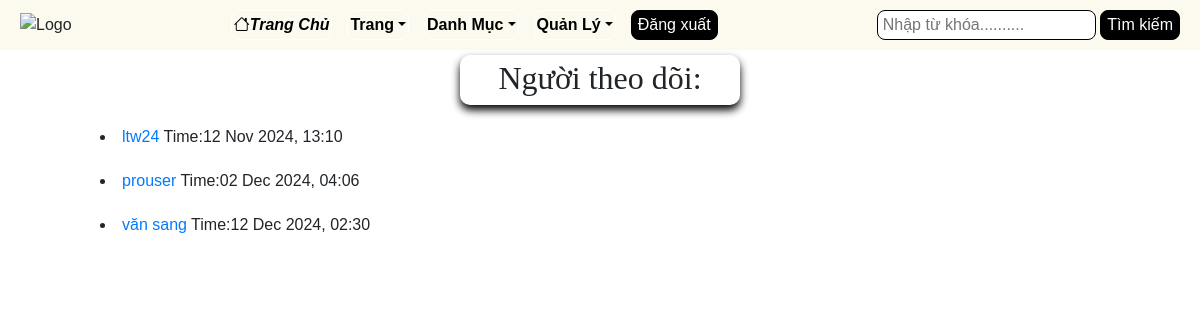
Page /follower_detail/3/ (signed in) on the committed database.
### api/models.py (models this page shows, shortened)
class Profile(models.Model):
    user = models.OneToOneField(User, on_delete=models.CASCADE)
    image = models.FileField(upload_to="image", default="default/default-user.jpg", null=True, blank=True)
    full_name = models.CharField(max_length=100, null=True, blank=True)
    bio = models.TextField(null=True, blank=True)
    about = models.TextField(null=True, blank=True)
    author = models.BooleanField(default=False)
    country = models.CharField(max_length=100, null=True, blank=True)
    facebook = models.CharField(max_length=100, null=True, blank=True)
    twitter = models.CharField(max_length=100, null=True, blank=True)
    date = models.DateTimeField(auto_now_add=True)
    followers = models.ManyToManyField('self', symmetrical=False, related_name='following', blank=True)

class User(AbstractUser):
    username = models.CharField(unique=True, max_length=100)
    email = models.EmailField(unique=True)
    full_name = models.CharField(max_length=100, null=True, blank=True)
    otp = models.CharField(max_length=100, null=True, blank=True)
    USERNAME_FIELD = 'email'
    REQUIRED_FIELDS = ['username']

### api/views.py (the view)
# urls.py: path('follower_detail/<int:id>/',api_views.follower_detail,name='follower_detail'),
@login_required
def follower_detail(request,id):
    profile = get_object_or_404(Profile, id=id)
    user_posts = Post.objects.filter(user=profile.user).order_by('-date')
    followers = profile.followers.all()
    following = profile.following.all()
    is_following = request.user.profile in profile.followers.all() if request.user.is_authenticated else False
    context = {
        'profile': profile,
        'user_posts': user_posts,
        'followers':followers,
        'following':following,
        'is_following':is_following,
    }
    return render(request,'follower_detail.html',context)

### api/templates/follower_detail.html (shortened to what this page needs)
{% extends "base.html" %}
{% load static %}
{% block content %}
<h2>Người theo dõi:</h2>
{% for follower in followers %}
    <div class='frame'>
        <li><a href="{% url 'user_profile' follower.id %}">{{ follower.user.username }}</a> Time:{{ follower.date|date:"d M Y, H:i" }}<br></span></li>
    </div>
{% endfor %}
{%endblock%}

### static/css/style.css (style rules this page uses)
body { font-family: Arial, sans-serif; margin: 0; padding: 0; }

### api/templates/base.html (style rules this page uses)
body { font-family:Montserat; margin:auto; background-color:rgb(193, 163, 98); }
li { border:1px white solid; padding:2px; border-radius:8px; justify-content:center; align-item:center; margin:auto; height:30px; }
li a { color:black; font-weight:bold; text-align:center; }

### rows in the picture
Profile: user.username "ltw24", date "12 Nov 2024, 13:10"
Profile: user.username "prouser", date "02 Dec 2024, 04:06"
Profile: user.username "văn sang", date "12 Dec 2024, 02:30"
